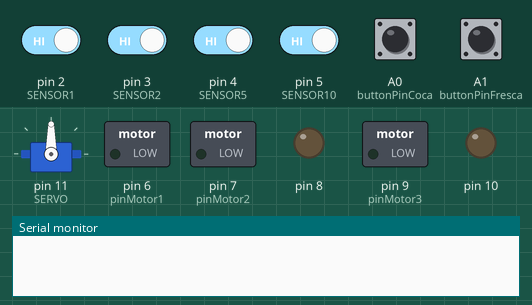
This sketch was run on a simulated Arduino Uno, built with avr-gcc and run on an emulated ATmega328P. On the bench: servo, switched loads named in the sketch (green lamp = pin HIGH), output pins drawn as LEDs (lit = HIGH), the last lines printed to the serial monitor. Inputs (shaded band) come from the test bench; at power-on: A0 (buttonPinCoca), A1 (buttonPinFresca), pin 2 (SENSOR1), pin 3 (SENSOR2), pin 4 (SENSOR5), pin 5 (SENSOR10) HIGH.

Above: at 1.2 s.
1.3 s: pin 2 (SENSOR1) driven LOW
3.3 s: A0 (buttonPinCoca) pulled LOW for 0.15 s
4.9 s: pin 4 (SENSOR5) driven LOW and A0 (buttonPinCoca) driven LOW
At 11.4 s:
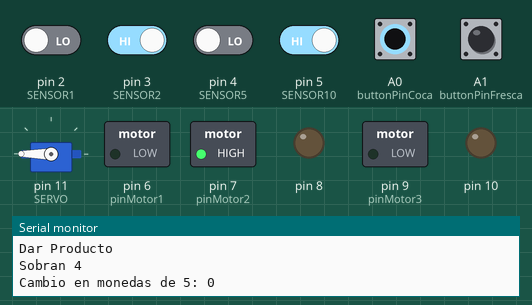
At 15.0 s:
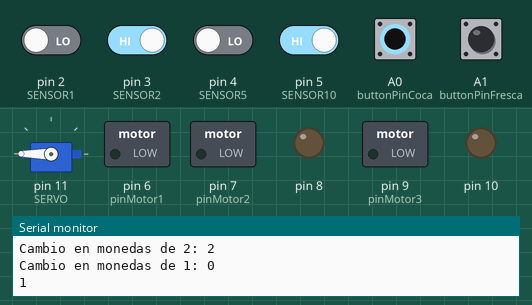
Timing chart, 0 to 34.4 s (numbered marks = the images above; inputs shaded):
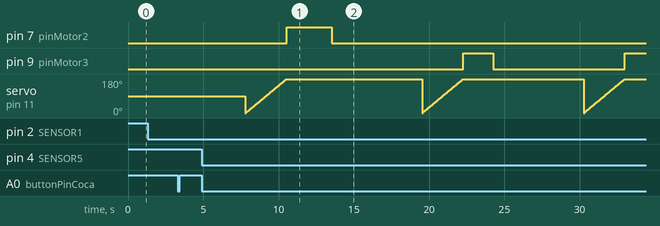

The sketch:

maquina_refrescos.ino
```cpp
/*

   Desarrollado por:
      - Sofia Verónica Ro
      - Alejandro Vázquez del Mercado Gutiérrez
      - Osain Abitia Alvarez

   Descripción:
      Código que controla el funcionamiento de máquina de refrescos desarrollado en Ardiuno.

   Fecha:
      5 de Julio 2019

*/

#include <Servo.h>

Servo myservo;

// LEDs.
const int LED = 13;


// Sensores Infrarojos.
const int SENSOR1 = 2;
const int SENSOR2 = 3;
const int SENSOR5 = 4;
const int SENSOR10 = 5;

// Motores
const int pinMotor1 = 6;
const int pinMotor2 = 7;
const int pinMotor3 = 9;

// Servo motor
const int SERVO = 11;
int pos = 0;

// Botones.
int buttonPinCoca = A0;
int buttonPinFresca = A1;

int value;

int credito = 0;

// Variables de monedas.
int monedas1 = 0;
int monedas2 = 0;
int monedas5 = 0;
int monedas10 = 0;

int cambio5 = 0;
int cambio2 = 0;
int cambio1 = 0;


// Motores


void moverServoMotor() {

   // Girar servomotor por 180º.
   for (pos = 0; pos <= 180; pos += 1) {
      myservo.write(pos);
      delay(15);
  }


}

void calcularCambio(int sobrante) {

  cambio5 = 0;
  cambio2 = 0;
  cambio1 = 0;

  while(sobrante >= 5) {
     cambio5 += 1;
     digitalWrite(pinMotor3, 255);
     delay(2000);
     digitalWrite(pinMotor3, LOW);
     sobrante -= 5;
  }

  Serial.print("Cambio en monedas de 5: ");
  Serial.println(cambio5);

  while(sobrante >= 2) {
    cambio2 += 1;
    digitalWrite(pinMotor2, HIGH);
    delay(1500);
    digitalWrite(pinMotor2, LOW);
    sobrante -= 2;
  }

  Serial.print("Cambio en monedas de 2: ");
  Serial.println(cambio2);

  while(sobrante >= 1) {
    cambio1 += 1;
    digitalWrite(pinMotor1, HIGH);
    delay(600);
    digitalWrite(pinMotor1, LOW);
    sobrante -= 1;
  }

  Serial.print("Cambio en monedas de 1: ");
  Serial.println(cambio1);

  credito = 0;


}

void setup() {
  // put your setup code here, to run once:

  Serial.begin(250000);

  // Inicializar Sensores Infrarojos.
  pinMode(SENSOR1, INPUT);
  pinMode(SENSOR2, INPUT);
  pinMode(SENSOR5, INPUT);
  pinMode(SENSOR10, INPUT);

  // Inicializar Botones.
  pinMode(buttonPinCoca, INPUT);
  pinMode(buttonPinFresca, INPUT);

  // Servo Motor
  pinMode(SERVO, OUTPUT);
  myservo.attach(11);

  // Declarar motores.
  pinMode(pinMotor1, OUTPUT);
  pinMode(pinMotor2, OUTPUT);
  pinMode(pinMotor3, OUTPUT);

  digitalWrite(buttonPinCoca, HIGH);
  digitalWrite(buttonPinFresca, HIGH);

  for(int i = 8; i < 11; i++){
    pinMode(i, OUTPUT);
  }

}

void loop() {

  cambio5 = 0;
  cambio2 = 0;
  cambio1 = 0;


  // Lectura de sensores infrarojos.

  if(digitalRead(SENSOR1) == LOW) {

    credito += 1;
    Serial.println(credito);
    delay(500);

  }


  if(digitalRead(SENSOR2) == LOW) {

    credito += 2;
    monedas2 += 1;
    Serial.println(credito);
    delay(500);

  }

  if(digitalRead(SENSOR5) == LOW) {

    credito += 5;
    Serial.println(credito);
    delay(500);

  }

  if(digitalRead(SENSOR10) == LOW) {

    credito += 10;
    Serial.println(credito);
    delay(5000);

  }

  /*
  Serial.println("Monedas de $1: " + monedas1);
  Serial.println("Monedas de $2: " + monedas2);
  Serial.println("Monedas de $5: " + monedas5);
  Serial.println("Monedas de $10: " + monedas10);
  Serial.println("Dinero Total: " + credito); */


  // Si hacen click al boton de Coca.
  if(digitalRead(buttonPinCoca) == LOW) {

    Serial.println("CLicked");

    if(credito >= 13) {
      Serial.println("Dar Producto");
      moverServoMotor();

      int sobrante = credito - 13;
      credito = sobrante;
      Serial.print("Sobran ");
      Serial.println(sobrante);

      if(sobrante > 0) {
        calcularCambio(sobrante);
      }


    } else {
      Serial.println("Credito insuficiente");
    }

  delay(1000);
  digitalWrite(buttonPinCoca, HIGH);

  }

  // Si hacen click al boton de Fresca.
  if(digitalRead(buttonPinFresca) == LOW) {

    Serial.println("CLicked");

    if(credito >= 12) {
      Serial.println("Dar Producto");
      moverServoMotor();

      int sobrante = credito - 12;
      credito = sobrante;
      Serial.print("Sobran ");
      Serial.println(sobrante);

      if(sobrante > 0) {
        calcularCambio(sobrante);
      }
    } else {
      Serial.println("Credito insuficiente");
    }

  delay(1000);
  digitalWrite(buttonPinFresca, HIGH);

  }


}
```
